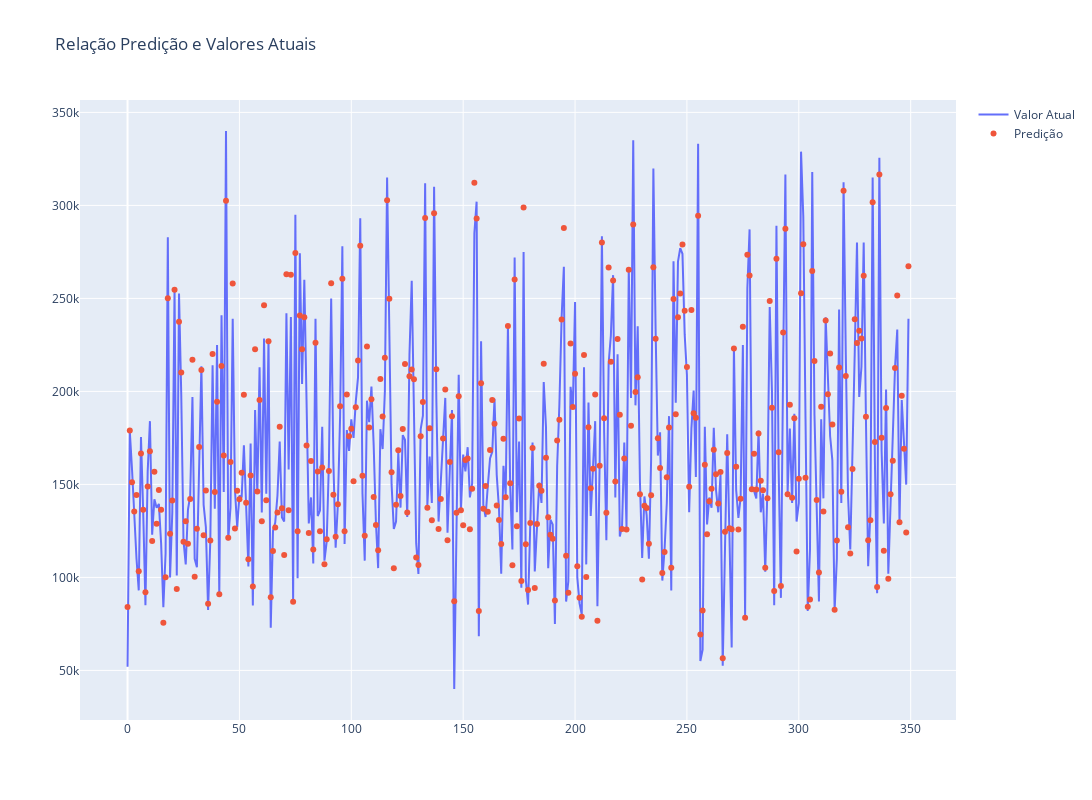

Notebook code for this chart:
### Code cell
fig = go.Figure()

fig.add_traces(go.Scatter(y=y_test, name='Valor Atual'))

fig.add_traces(go.Scatter(y=y_pred, name='Predição', mode='markers'))

fig.update_layout(hovermode='x', title = 'Relação Predição e Valores Atuais', width = 1600, height= 800)

### Figure 1 — Plotly figure (JSON) as saved in the notebook; plotly's stock layout.template omitted (floating-point values rounded to 4 significant figures; data arrays with more than 128 entries replaced by an {"elided": "..."} marker saying what was removed)
{"data": [{"name": "Valor Atual", "type": "scatter", "y": {"elided": "350 int values"}}, {"mode": "markers", "name": "Predição", "type": "scatter", "y": {"elided": "350 float values"}}], "layout": {"height": 800, "hovermode": "x", "title": {"text": "Relação Predição e Valores Atuais"}, "width": 1600}}
